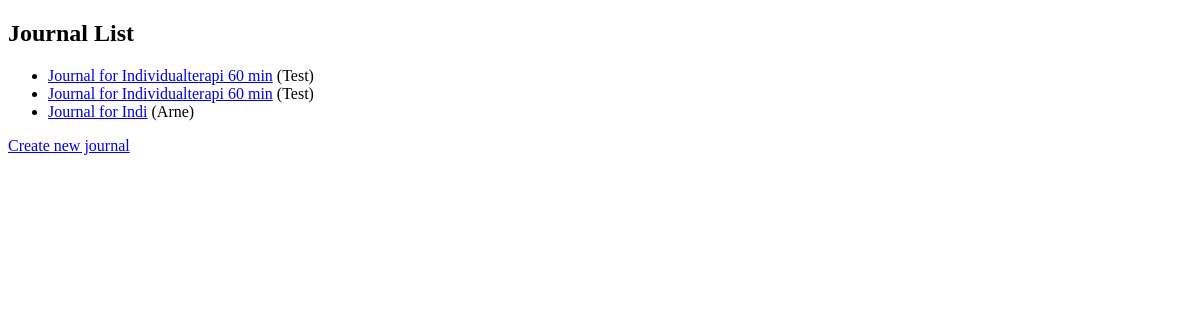
The page /journals/ (signed in) on the database as committed earlier.
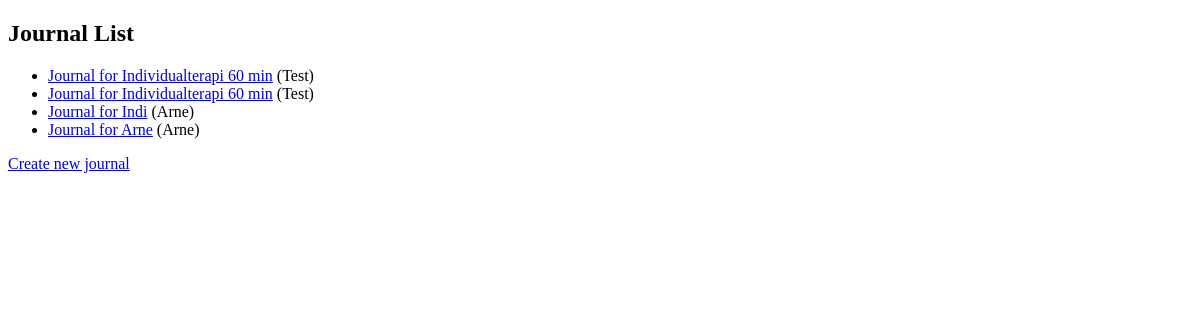
The same page on the database as committed later.
### journals/models.py (models this page shows, shortened)
class Journal(models.Model):
    client = models.ForeignKey(Client, on_delete=models.CASCADE)
    title = models.CharField(max_length=255)
    content = models.TextField()
    created_at = models.DateTimeField(auto_now_add=True)
    updated_at = models.DateTimeField(auto_now=True)

class Client(models.Model):
    name = models.CharField(max_length=255)
    email = models.EmailField(unique=True)
    psychologist = models.ForeignKey(User, on_delete=models.SET_NULL, null=True, blank=True)
    def __str__(self):
        return self.name

### journals/views.py (the view)
# urls.py: path('', views.journal_list, name='journal_list'),
@login_required
def journal_list(request):
    journals = Journal.objects.all()
    return render(request, 'journals/journal_list.html', {'journals': journals})

### journals/templates/journals/journal_list.html (shortened to what this page needs)
{% load static %}
<!DOCTYPE html>
<html>
<head>
</head>
<body>
    <h2>Journal List</h2>
    <ul>
        {% for journal in journals %}
            <li><a href="{% url 'journal_detail' journal.pk %}">{{ journal.title }}</a> ({{ journal.client }})</li>
        {% endfor %}
    </ul>
    <a href="{% url 'journal_create' %}">Create new journal</a>
</body>
</html>

Rows that differ between the two databases and show on the page:
added Journal: title "Journal for Arne", client "Arne"
